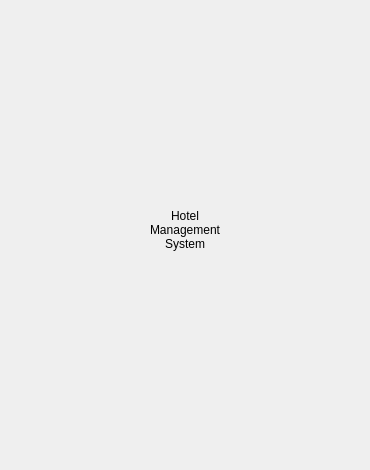
<?xml version="1.0" encoding="UTF-8"?>
<ui version="4.0">
 <class>MainPage</class>
 <widget class="QWidget" name="MainPage">
  <property name="geometry">
   <rect>
    <x>0</x>
    <y>0</y>
    <width>370</width>
    <height>470</height>
   </rect>
  </property>
  <property name="sizePolicy">
   <sizepolicy hsizetype="Minimum" vsizetype="Minimum">
    <horstretch>0</horstretch>
    <verstretch>0</verstretch>
   </sizepolicy>
  </property>
  <property name="minimumSize">
   <size>
    <width>370</width>
    <height>470</height>
   </size>
  </property>
  <property name="windowTitle">
   <string>Form</string>
  </property>
  <layout class="QGridLayout" name="gridLayout">
   <property name="leftMargin">
    <number>0</number>
   </property>
   <property name="topMargin">
    <number>0</number>
   </property>
   <property name="rightMargin">
    <number>0</number>
   </property>
   <property name="bottomMargin">
    <number>10</number>
   </property>
   <property name="horizontalSpacing">
    <number>0</number>
   </property>
   <property name="verticalSpacing">
    <number>15</number>
   </property>
   <item row="0" column="0">
    <widget class="QLabel" name="titleLabel">
     <property name="sizePolicy">
      <sizepolicy hsizetype="Maximum" vsizetype="Maximum">
       <horstretch>0</horstretch>
       <verstretch>0</verstretch>
      </sizepolicy>
     </property>
     <property name="minimumSize">
      <size>
       <width>370</width>
       <height>95</height>
      </size>
     </property>
     <property name="styleSheet">
      <string notr="true"/>
     </property>
     <property name="text">
      <string>Hotel
Management
System</string>
     </property>
     <property name="alignment">
      <set>Qt::AlignmentFlag::AlignCenter</set>
     </property>
    </widget>
   </item>
  </layout>
 </widget>
 <resources/>
 <connections/>
</ui>
